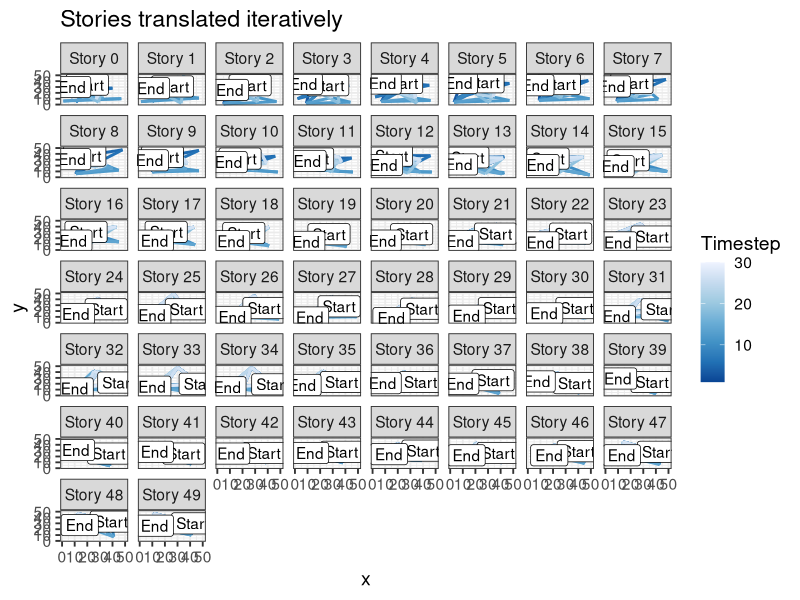
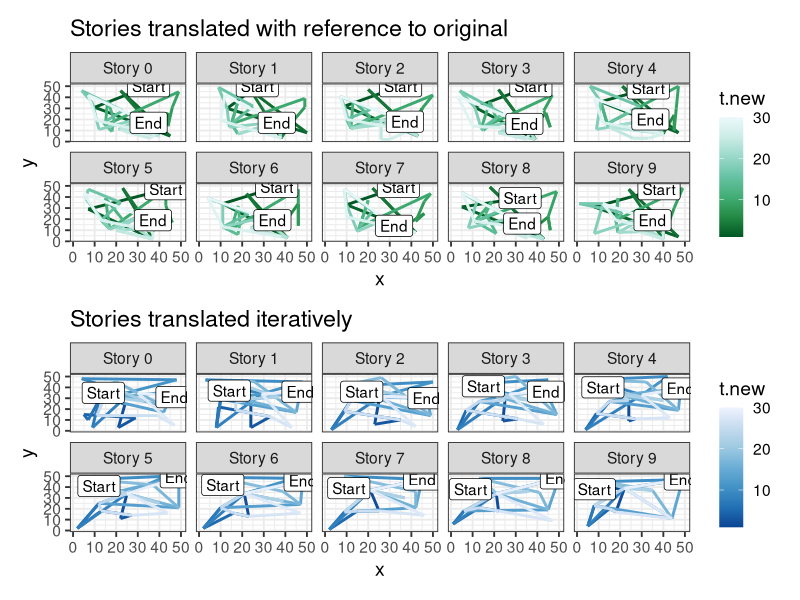

The R script that drew these images, in order:
library(here)
setwd(here())
library(tidyverse)
library(TSP)
library(ggrepel)
library(patchwork)

theme_set(theme_bw(base_size = 14))

# General functions ----

# Generates a "language" as a 2D space of 30 points
create_language <- function(num_points = 30){
  story = data.frame(x = sample(1:50, num_points, replace = T),
                     y = sample(1:50, num_points, replace = T)) |> 
    mutate(t = 1:n()) |> 
    mutate(label = if_else(t == 1, "Start",
                           if_else(t == max(t), "End", NA)))
  
  return(story)
}

# Euclidean distance function
euclid <- function(x1, y1, x2, y2) {
  sqrt((x2 - x1)^2 + (y2 - y1)^2)
}

# Recreates the story of original.x using language.other
#
# Goes through the points in original.x and calculates the distances to all the
# points in the language.other, selects the closest point, and repeats.
match_story <- function(original.x, language.other){
  reconstruction <- data.frame()
  
  for (ii in 1:nrow(original.x)){
    x.original <- original.x[ii,]$x
    y.original <- original.x[ii,]$y
    
    nearest <- language.other |> 
      mutate(distance = euclid(x,y,x.original, y.original)) |> 
      filter(distance == min(distance)) |> 
      slice_sample(n = 1)
    
    reconstruction <- rbind(reconstruction, nearest)
  }
  
  reconstruction <- reconstruction |> 
    mutate(t.new = 1:n(),
           label = if_else(t.new == 1, "Start",
                           if_else(t.new == max(t.new), "End", NA)))
  
  return(reconstruction)
}





# Iterative translation ----

## Helper functions ----

# Creates a translation chain of n_iterations
iterate_translation <- function(original.text, n_iterations = 4){
  original.x <- original.text
  
  holder.df <- data.frame()
  
  for (ii in 1:n_iterations){
    lang.x <- create_language(num_points = 50)
    recon.x <- match_story(original.x, lang.x) |> 
      mutate(story = ii)
    
    holder.df <- rbind(holder.df, recon.x)
    
    original.x <- recon.x
  }
  
  final <- rbind(original.text |> 
                   mutate(t.new = t, distance = -1),
                 holder.df)
  
  return(final)
}

## Running the iterative translations ----
original <- create_language() |> 
  mutate(story = 0)

iterative <- iterate_translation(original, 9)

i.plot <- iterative |> 
  mutate(story = paste("Story", story)) |> 
  ggplot(aes(x = x, y = y, color = t.new))+
  geom_path(linewidth = 1)+
  scale_color_distiller()+
  geom_label(aes(label = label), color = "black")+
  facet_wrap(~factor(story), ncol = 5)+
  ggtitle("Stories translated iteratively")


## Longer chain ----

original <- create_language() |> 
  mutate(story = 0)

iterative <- iterate_translation(original, 49)

iterative |> 
  mutate(story = paste("Story", story)) |> 
  mutate(story = factor(story, levels = paste("Story", 0:49))) |> 
  ggplot(aes(x = x, y = y, color = t.new))+
  geom_path(linewidth = 1)+
  scale_color_distiller(name = "Timestep")+
  geom_label(aes(label = label), color = "black")+
  facet_wrap(~factor(story))+
  ggtitle("Stories translated iteratively")




# Translation with reference to the original ----

## Helper functions ----

# Creates a set of translations that can reference the original.
# Same as the above function, but the original.x is not updated.
multi_translations <- function(original.text, n_iterations = 4){
  original.x <- original.text
  
  holder.df <- data.frame()
  
  for (ii in 1:n_iterations){
    lang.x <- create_language(num_points = 50)
    recon.x <- match_story(original.x, lang.x) |> 
      mutate(story = ii)
    
    holder.df <- rbind(holder.df, recon.x)
    
    # original.x <- recon.x
  }
  
  final <- rbind(original.text |> 
                   mutate(t.new = t, distance = -1),
                 holder.df)
  
  return(final)
}

## Running the simulation ----
original2 <- create_language() |> 
  mutate(story = 0)

multi <- multi_translations(original2, 9)

m.plot <- multi |> 
  mutate(story = paste("Story", story)) |> 
  ggplot(aes(x = x, y = y, color = t.new))+
  geom_path(linewidth = 1)+
  scale_color_distiller(palette = 2)+
  geom_label(aes(label = label), color = "black")+
  facet_wrap(~factor(story), ncol = 5)+
  ggtitle("Stories translated with reference to original")



# Comparison ----

## Visual
m.plot / i.plot

## DTW 
